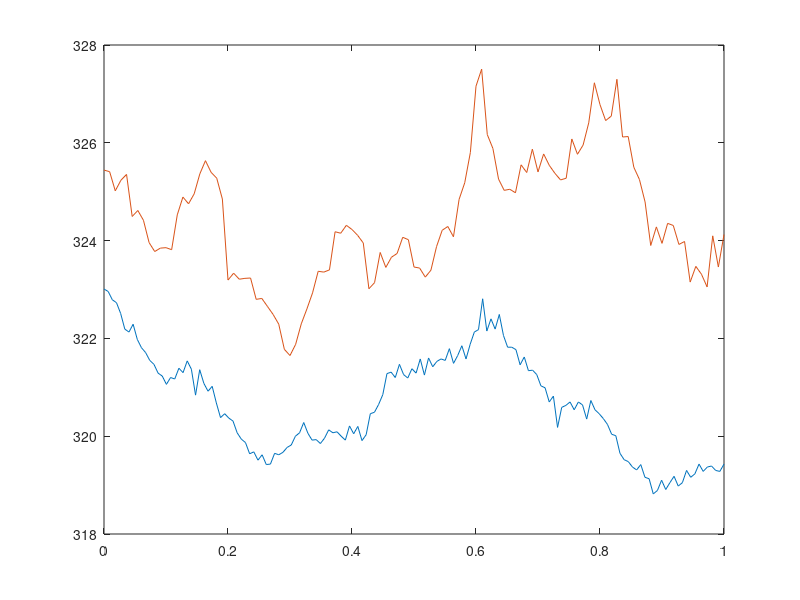

Write the MATLAB code that produced this figure. (Note: this script raises an error after producing the figure.)
% Made by: 
% Sven Geboers 4439686
% Casper Spronk 4369475
%% Setup
clc
clear all
D1sven = 6;
D2sven = 8;
D3sven = 6;
D1casper = 4;
D2casper = 7;
D3casper = 5;
E1 = D1sven + D1casper;
E2 = D2sven + D2casper;
E3 = D3sven + D3casper;
%% Read CSV
measurements = csvread('measurements.csv',1,1);
Qin = measurements(:,1);
Qout = measurements(:,2);
T = measurements(:,3);
Tamb = measurements(:,4);
%% Question 1
dt = 3600;
%B = [-a2 a2];
%A = -a1;
%ck = Tamb * a1;
f1 = 0;
f2 = 0;
h1 = 0;
h2 = 0;
h3 = 0;
h4 = 0;
for i = 1:(101 + E1)
    f1 = f1 + (2*T(i+1)*T(i)-2*T(i+1)*Tamb(i))*dt;
    f2 = f2 + (2*(Qout(i)-Qin(i))*T(i)-2*T(i+1)*(Qin(i)-Qout(i)))*dt;
    h1 = h1 + ((T(i)^2)*dt^2+Tamb(i)-Tamb(i)*T(i)*dt*2)*2;
    h2 = h2 + -2*T(i)*(Qin(i)-Qout(i)+2*(Qin(i)-Qout(i)));
    h3 = 0;
    h4 = h4 + ((Qout(i)^2) + (Qin(i)^2) + 2 * Qout(i) * Qin(i))*2*dt^2;
end

H = [h1 h2; h3 h4];
H = (H+H')/2;
f = [f1; f2];

a = quadprog(H,f);
Tnew = [];

for i = 1:(101 + E1)
    Thold = (-a(1) * T(i) - a(2) * Qout(i) + a(2) * Qin(i) + Tamb(i) * a(1)) * dt + T(i);
    Tnew = [Tnew; Thold];
end

x3 = linspace(0,1,150);
y = linspace(0,1,101 + E1);
plot(x3,T,y,Tnew)


%% Question 3
dt = 3600;
heatDemand = csvread('heatDemand.csv',1,1);
inputPrices = csvread('inputPrices.csv',1,1);
N = 360;
QinMax = (100 + E2) * 10^3;         % [W]
Ttank = 330 + E3;                   % [K]
Tamb = 275 + E1;                    % [K]   
Tmin = 315;                         % [K]
a1 = 1.96 * 10^-7;
a2 = 3.80 * 10^-9;
correctPriceVar = 3600 * 10^6;
inputPrices = inputPrices / correctPriceVar;
totalCost3 = 0;

for i = 1:N
    f = [inputPrices(i)*dt, 0];
    A = [0, -1];
    b = [-Tmin];
    Aeq = [-a2*dt, 1];
    beq = [(-a1*Ttank-a2*heatDemand(i)+a1*Tamb)*dt+Ttank];
    lb = [0, 0];
    ub = [QinMax, Inf];
    x3 = linprog(f,A,b,Aeq,beq,lb,ub);
    Ttank = x3(2);
    totalCost3 = totalCost3 + x3(1) * inputPrices(i) * 3600;
end

disp("the total cost of keeping the temperature to the minimum is equal to " + totalCost3 + " euros")
%% Question 4
Tmax = 368;                             % [K]
totalCost4 = 0;                         % [euro]
meanSquareErrorCost = 0.1 + E2/10;      % [euro/K^2]
Tref = 323;                             % [K]   
for i = 1:N
    f = [inputPrices(i)*dt, -2*Tref*meanSquareErrorCost];
    H = [meanSquareErrorCost 0; 0 0];
    A = [];
    b = [];
    Aeq = [-a2*dt, 1];
    beq = [(-a1*Ttank-a2*heatDemand(i)+a1*Tamb)*dt+Ttank];
    lb = [0, Tmin];
    ub = [QinMax, Tmax];
    x4 = quadprog(H,f,A,b,Aeq,beq,lb,ub);
    Ttank = x4(2);
    totalCost4 = totalCost4 + x4(1) * inputPrices(i) * dt + (x4(2) - Tref) ^2 * meanSquareErrorCost;
end

disp("the total cost of keeping the temperature to the minimum is equal to " + totalCost4 + " euros")



